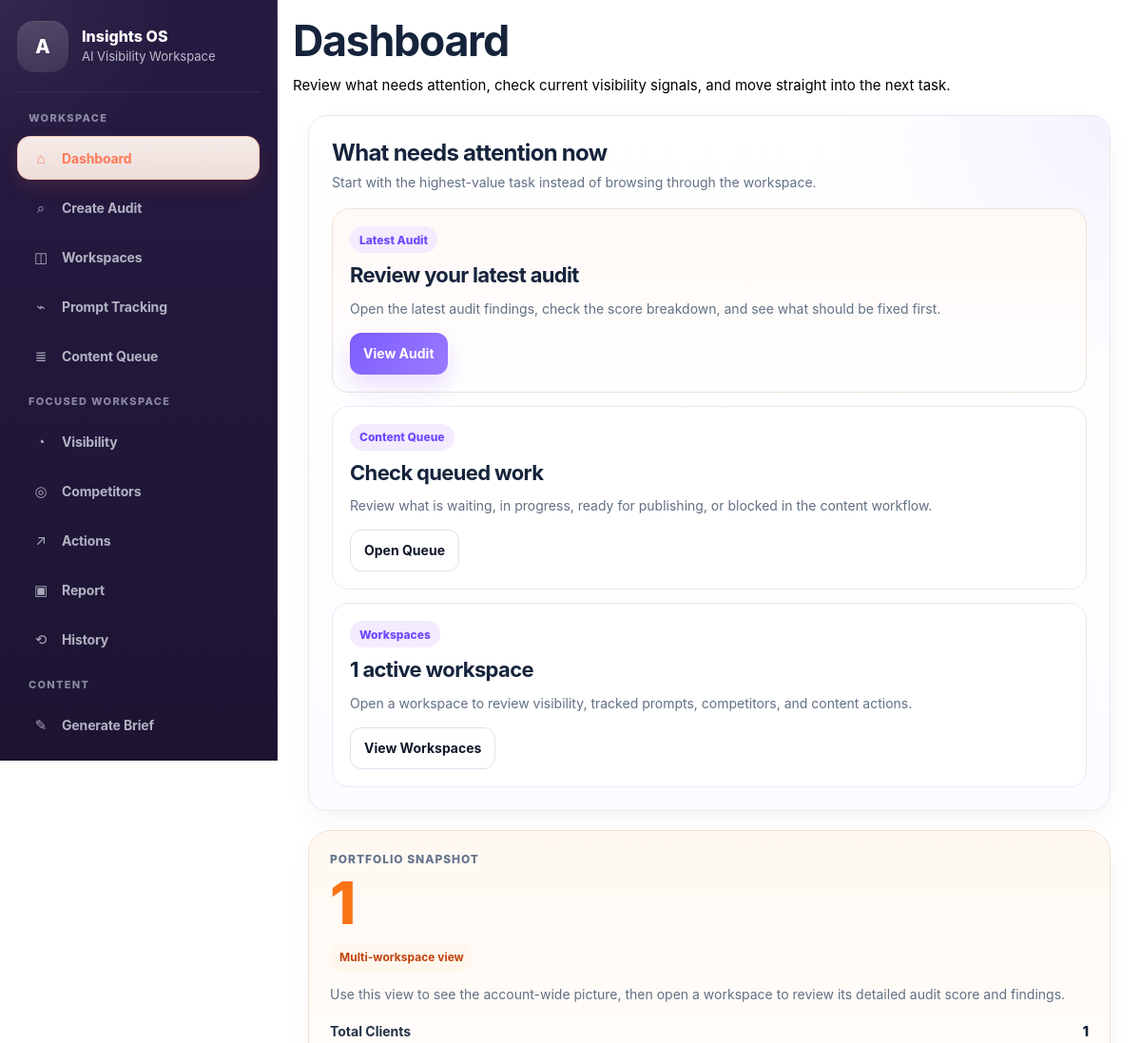
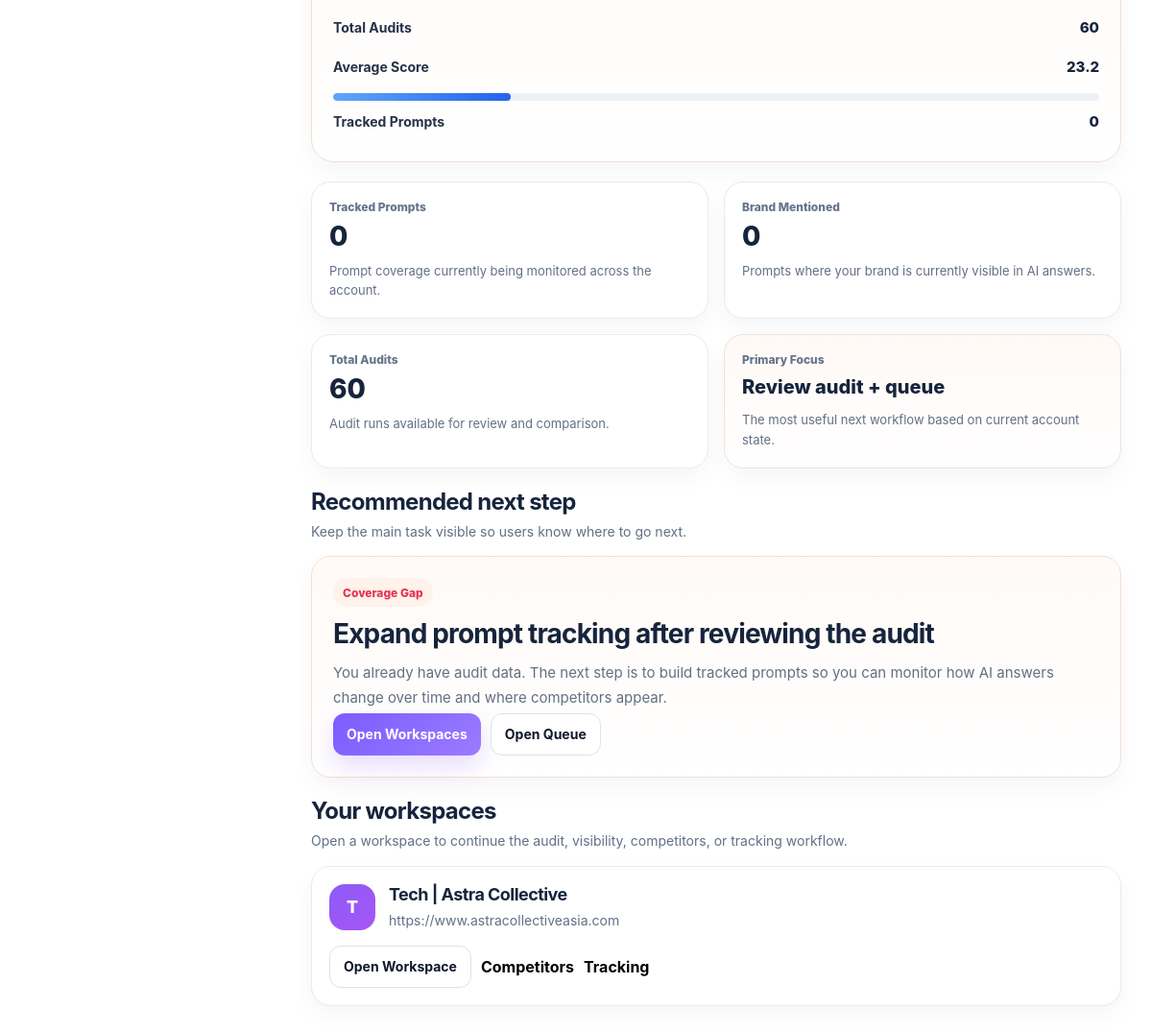
Page / (signed in) on the earlier database version (2 pictures, top to bottom).
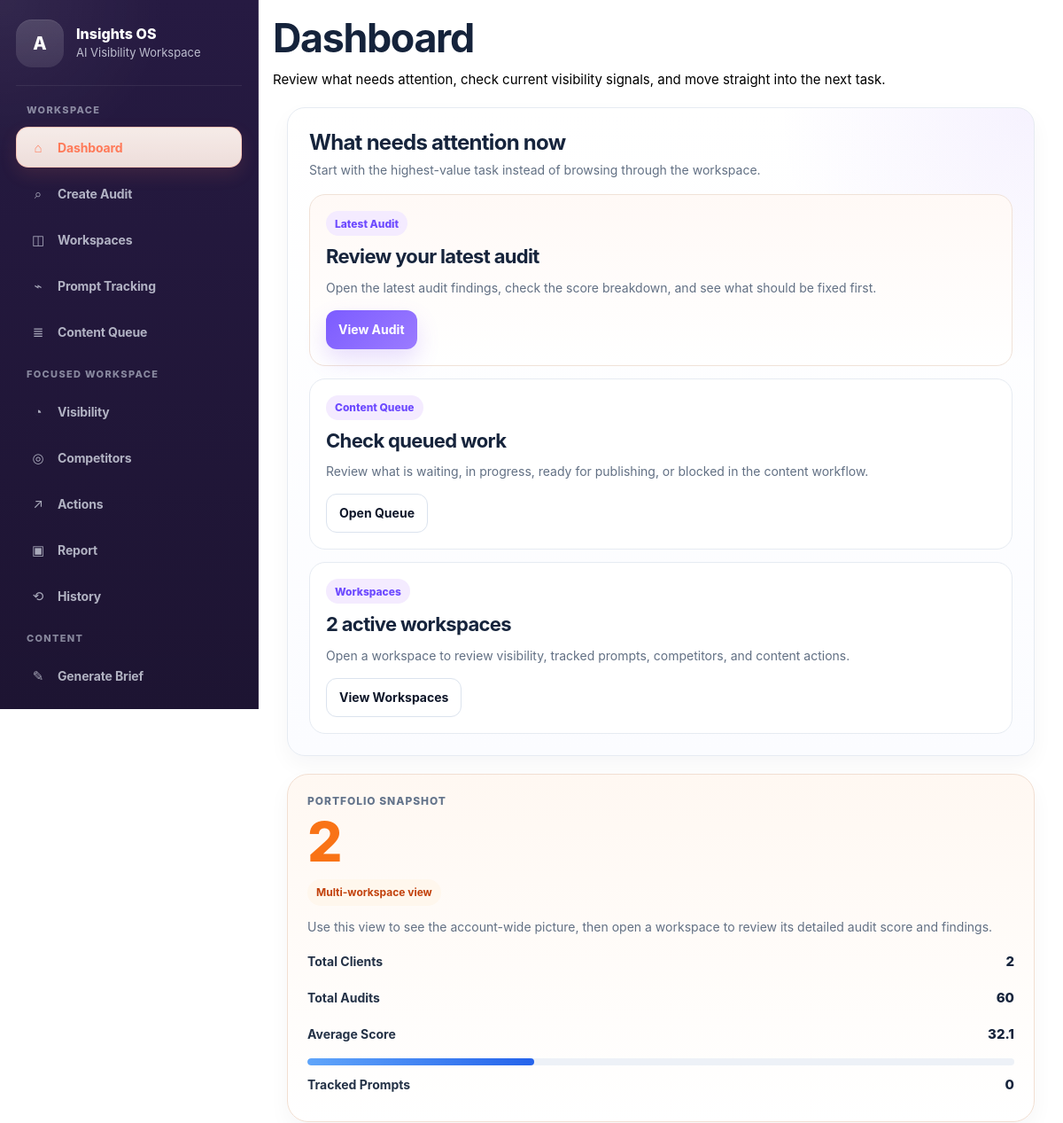
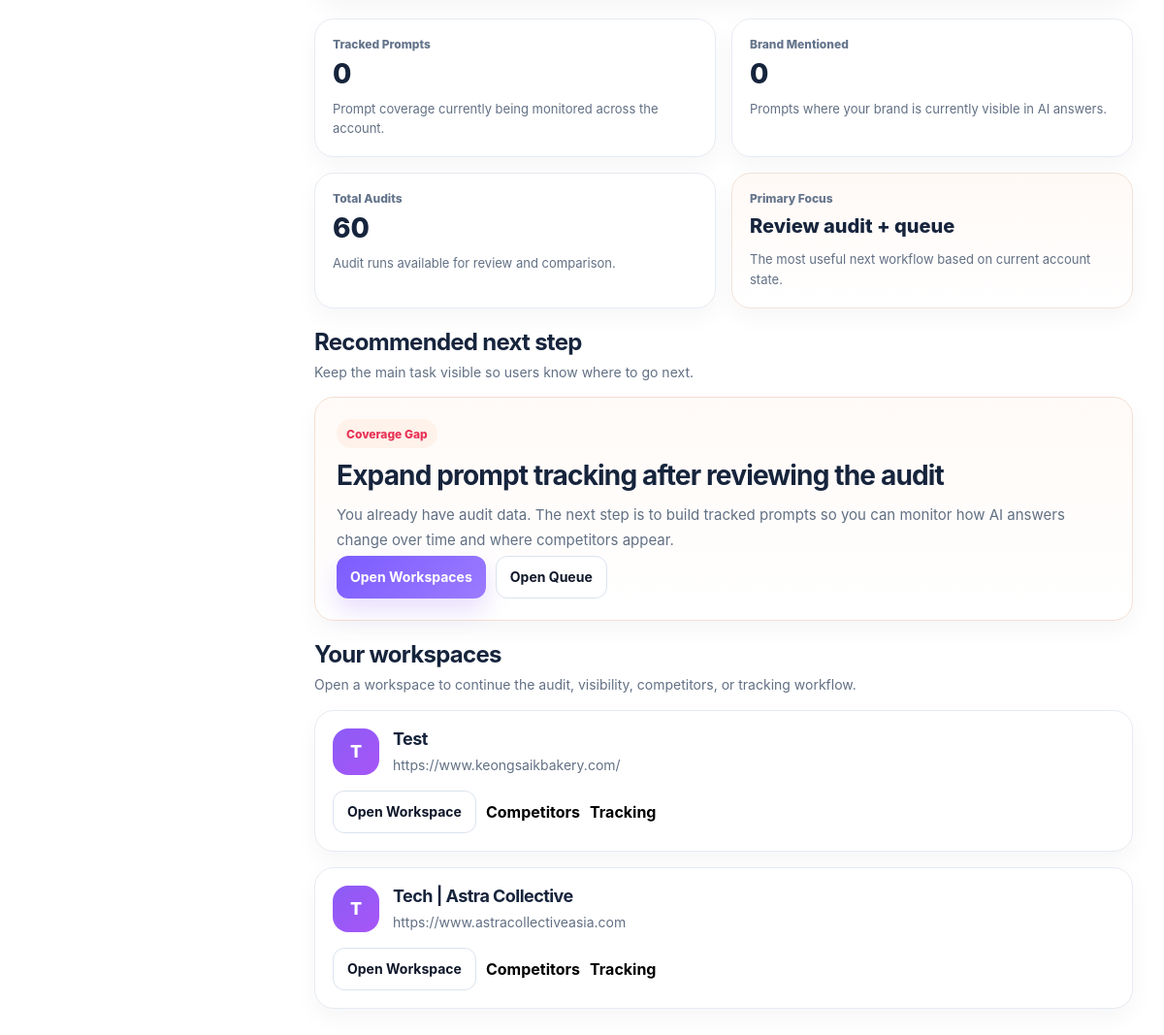
Same page on the later database version (2 pictures, top to bottom).
### app.py (models this page shows)
class Client(db.Model):
    __tablename__ = "clients"
    id = db.Column(db.Integer, primary_key=True)
    slug = db.Column(db.String(255), nullable=False, index=True)
    user_id = db.Column(db.Integer, db.ForeignKey("users.id"), nullable=False, index=True)
    name = db.Column(db.String(255), nullable=False)
    website = db.Column(db.String(500), nullable=False)
    website_normalized = db.Column(db.String(500), nullable=False, index=True)
    industry = db.Column(db.String(255), nullable=True)
    location = db.Column(db.String(255), nullable=True)
    owner_type = db.Column(db.String(100), nullable=False, default="company")
    notes = db.Column(db.Text, nullable=True)
    logo_filename = db.Column(db.String(255), nullable=True)
    created_at = db.Column(db.DateTime, default=datetime.utcnow, nullable=False)
    updated_at = db.Column(db.DateTime, default=datetime.utcnow, onupdate=datetime.utcnow, nullable=False)
    __table_args__ = (
        db.UniqueConstraint("user_id", "slug", name="uq_clients_user_slug"),
    )

### app.py (the view)
@app.route("/")
@login_required
def index():
    all_audits = get_saved_audits(user_id=current_user.id)
    clients = build_client_views()
    search_term = request.args.get("q", "").strip()
    audit_type = request.args.get("type", "all").strip().lower()
    sort_by = request.args.get("sort", "saved_at").strip()
    order = request.args.get("order", "desc").strip().lower()
    audits = filter_audits(all_audits, search_term=search_term, audit_type=audit_type)
    audits = sort_audits(audits, sort_by=sort_by, order=order)
    view_mode = get_view_mode(current_user)
    focused_client = get_focused_client_for_user(current_user)
    overall_score = 0
    visibility_score = 0
    content_score = 0
    entity_score = 0
    trust_score = 0
    if view_mode == "single" and focused_client:
        latest_audit = focused_client.get("latest_audit") or {}
        overall_score = latest_audit.get("normalized_score", 0) or 0
        visibility_score = latest_audit.get("visibility_score", 0) or 0
        content_score = latest_audit.get("content_score", 0) or 0
        entity_score = latest_audit.get("entity_score", 0) or 0
        trust_score = latest_audit.get("trust_score", 0) or 0
    elif view_mode == "multi":
        client_scores = []
        for client in clients:
            latest_audit = client.get("latest_audit") or {}
            score = latest_audit.get("normalized_score")
            if score is not None:
                client_scores.append(score)
        overall_score = round(sum(client_scores) / len(client_scores), 1) if client_scores else 0
    total_prompts = sum(len(client.get("tracked_prompts", []) or []) for client in clients)
    mentioned_count = sum(client.get("mentioned_count", 0) or 0 for client in clients)
    return render_template(
        "dashboard.html",
        audits=audits,
        clients=clients,
        view_mode=view_mode,
        focused_client=focused_client,
        overall_score=overall_score,
        visibility_score=visibility_score,
        content_score=content_score,
        entity_score=entity_score,
        trust_score=trust_score,
        total_clients=len(clients),
        total_audits=len(all_audits),
        total_prompts=total_prompts,
        mentioned_count=mentioned_count,
        search_term=search_term,
        selected_type=audit_type,
        selected_sort=sort_by,
        selected_order=order,
    )

### action_engine.py (called while the page is built)
def _safe_int(value: Any, default: int = 0) -> int:
    try:
        if value is None:
            return default
        return int(round(float(value)))
    except Exception:
        return default

def _safe_float(value: Any, default: float = 0.0) -> float:
    try:
        if value is None:
            return default
        return float(value)
    except Exception:
        return default

def _unique_actions(actions: List[Dict[str, Any]]) -> List[Dict[str, Any]]:
    seen = set()
    output = []
    for action in actions:
        key = (
            action.get("category", ""),
            action.get("title", ""),
            action.get("linked_query", ""),
            action.get("recommended_fix", ""),
        )
        if key in seen:
            continue
        seen.add(key)
        output.append(action)
    output.sort(key=lambda x: PRIORITY_ORDER.get(x.get("priority", "low"), 99))
    return output

### app.py (called while the page is built)
@login_manager.user_loader
def load_user(user_id):
    return db.session.get(User, int(user_id))

def load_json_file(filepath):
    with open(filepath, "r", encoding="utf-8") as f:
        return json.load(f)

### templates/dashboard.html (shortened to what the changed rows need)
{% extends "base.html" %}
{% block content %}
{% set aeo_score = overall_score if overall_score is defined else 0 %}
{% set vis_score = visibility_score if visibility_score is defined else 0 %}
{% set cont_score = content_score if content_score is defined else 0 %}
{% set ent_score = entity_score if entity_score is defined else 0 %}
{% set tr_score = trust_score if trust_score is defined else 0 %}
{% set credit_balance = wallet_balance if wallet_balance is defined else 14 %}
{% set has_clients = clients is defined and clients %}
{% set primary_client = clients[0] if has_clients else None %}
<div class="dashboard-v3">
    <section class="dashboard-priority-v3">
        <div class="dashboard-priority-main-card">
            <div class="dashboard-section-head">
                <h2>What needs attention now</h2>
            </div>
            <div class="dashboard-priority-grid">
                <article class="dashboard-priority-item">
                    <span class="dashboard-priority-kicker">Workspaces</span>
                    {% if has_clients %}
                        <h3>{{ total_clients or clients|length }} active workspace{% if (total_clients or clients|length) != 1 %}s{% endif %}</h3>
                        <p>
                            Open a workspace to review visibility, tracked prompts, competitors, and content actions.
                        </p>
                    {% else %}
                        <h3>No workspace yet</h3>
                        <p>
                            Create your first workspace to organise audits, tracking, content opportunities, and reports.
                        </p>
                    {% endif %}
                    <div class="dashboard-priority-actions">
                        {% if has_clients %}
                            <a href="{{ url_for('clients_page') }}" class="btn btn-secondary">
                            </a>
                        {% else %}
                            <a href="{{ url_for('create_client') }}" class="btn btn-secondary">
                                Add Workspace
                            </a>
                        {% endif %}
                    </div>
                </article>
            </div>
        </div>
        {% if view_mode == "single" %}
        <div class="dashboard-ops-card">
            <span class="dashboard-score-label">Workspace Snapshot</span>
            <strong class="dashboard-score-value">{{ aeo_score }}</strong>
            <div class="dashboard-score-pill-row">
                {% if aeo_score >= 80 %}
                    <span class="score-pill score-pill-success">Strong visibility</span>
                {% elif aeo_score >= 55 %}
                    <span class="score-pill score-pill-warning">Moderate visibility</span>
                {% else %}
                    <span class="score-pill score-pill-danger">High opportunity</span>
                {% endif %}
            </div>
            <p class="dashboard-score-text">
                {% if aeo_score >= 80 %}
                    Your workspace is showing strong visibility across tracked AI answers.
                {% elif aeo_score >= 55 %}
                    Visibility is developing, but there are still meaningful gaps to improve.
                {% else %}
                    Visibility is still low, so there is strong upside if you act on the findings.
                {% endif %}
            </p>
            <div class="dashboard-score-breakdown">
                <div class="score-row">
                    <div class="score-row-top">
                        <span>Visibility</span>
                        <strong>{{ vis_score }}</strong>
                    </div>
                    <div class="score-row-track">
                        <div class="score-row-fill fill-blue" style="width: {{ vis_score }}%;"></div>
                    </div>
                </div>
                <div class="score-row">
                    <div class="score-row-top">
                        <span>Content</span>
                        <strong>{{ cont_score }}</strong>
                    </div>
                    <div class="score-row-track">
                        <div class="score-row-fill fill-orange" style="width: {{ cont_score }}%;"></div>
                    </div>
                </div>
                <div class="score-row">
                    <div class="score-row-top">
                        <span>Entity</span>
                        <strong>{{ ent_score }}</strong>
                    </div>
                    <div class="score-row-track">
                        <div class="score-row-fill fill-purple" style="width: {{ ent_score }}%;"></div>
                    </div>
                </div>
                <div class="score-row">
                    <div class="score-row-top">
                        <span>Trust</span>
                        <strong>{{ tr_score }}</strong>
                    </div>
                    <div class="score-row-track">
                        <div class="score-row-fill fill-green" style="width: {{ tr_score }}%;"></div>
                    </div>
                </div>
            </div>
        </div>
        {% else %}
        <div class="dashboard-ops-card">
            <span class="dashboard-score-label">Portfolio Snapshot</span>
            <strong class="dashboard-score-value">{{ total_clients or 0 }}</strong>
            <div class="dashboard-score-pill-row">
                <span class="score-pill score-pill-warning">Multi-workspace view</span>
            </div>
            <p class="dashboard-score-text">
                Use this view to see the account-wide picture, then open a workspace to review its detailed audit score and findings.
            </p>
            <div class="dashboard-score-breakdown">
                <div class="score-row">
                    <div class="score-row-top">
                        <span>Total Clients</span>
                        <strong>{{ total_clients or 0 }}</strong>
                    </div>
                </div>
                <div class="score-row">
                    <div class="score-row-top">
                        <span>Total Audits</span>
                        <strong>{{ total_audits or 0 }}</strong>
                    </div>
                </div>
                <div class="score-row">
                    <div class="score-row-top">
                        <span>Average Score</span>
                        <strong>{{ overall_score or 0 }}</strong>
                    </div>
                    <div class="score-row-track">
                        <div class="score-row-fill fill-blue" style="width: {{ overall_score or 0 }}%;"></div>
                    </div>
                </div>
                <div class="score-row">
                    <div class="score-row-top">
                        <span>Tracked Prompts</span>
                        <strong>{{ total_prompts or 0 }}</strong>
                    </div>
                </div>
            </div>
        </div>
        {% endif %}
    </section>
    <section class="dashboard-next-v3">
        <div class="dashboard-section-head">
            <h2>Recommended next step</h2>
        </div>
    </section>
    <section class="dashboard-clients-v3">
        <div class="dashboard-section-head">
            <h2>Your workspaces</h2>
        </div>
        {% if clients %}
            <div class="dashboard-clients-grid">
                {% for client in clients %}
                <article class="dashboard-client-card">
                    <div class="dashboard-client-top">
                        <div class="dashboard-client-mark">
                            {{ (client.name[0] if client.name else "C")|upper }}
                        </div>
                        <div class="dashboard-client-copy">
                            <h3>{{ client.name or "Untitled Client" }}</h3>
                            <p>{{ client.domain or client.website or "No domain added yet" }}</p>
                        </div>
                    </div>
                    <div class="dashboard-client-actions">
                        <a href="{{ url_for('client_detail', client_id=client.id) }}" class="btn btn-secondary">
                            Open Workspace
                        </a>
                        <a href="{{ url_for('client_competitors_page', client_id=client.id) }}" class="text-link">
                            Competitors
                        </a>
                        <a href="{{ url_for('position_tracking_page', client_id=client.id) }}" class="text-link">
                            Tracking
                        </a>
                    </div>
                </article>
                {% endfor %}
            </div>
        {% endif %}
    </section>
</div>
{% endblock %}

Differences in the rows shown:
added Client: name "T", name "Test", website "https://www.keongsaikbakery.com/"
Other differences:
{{ total_clients or clients|length }}: "1" → "2"
{{ total_clients or 0 }}: "1" → "2"
{{ overall_score or 0 }}: "23.2" → "32.1"
{{ overall_score or 0 }}: 23.2 → 32.1 (drawn)
text now shown: "s"
